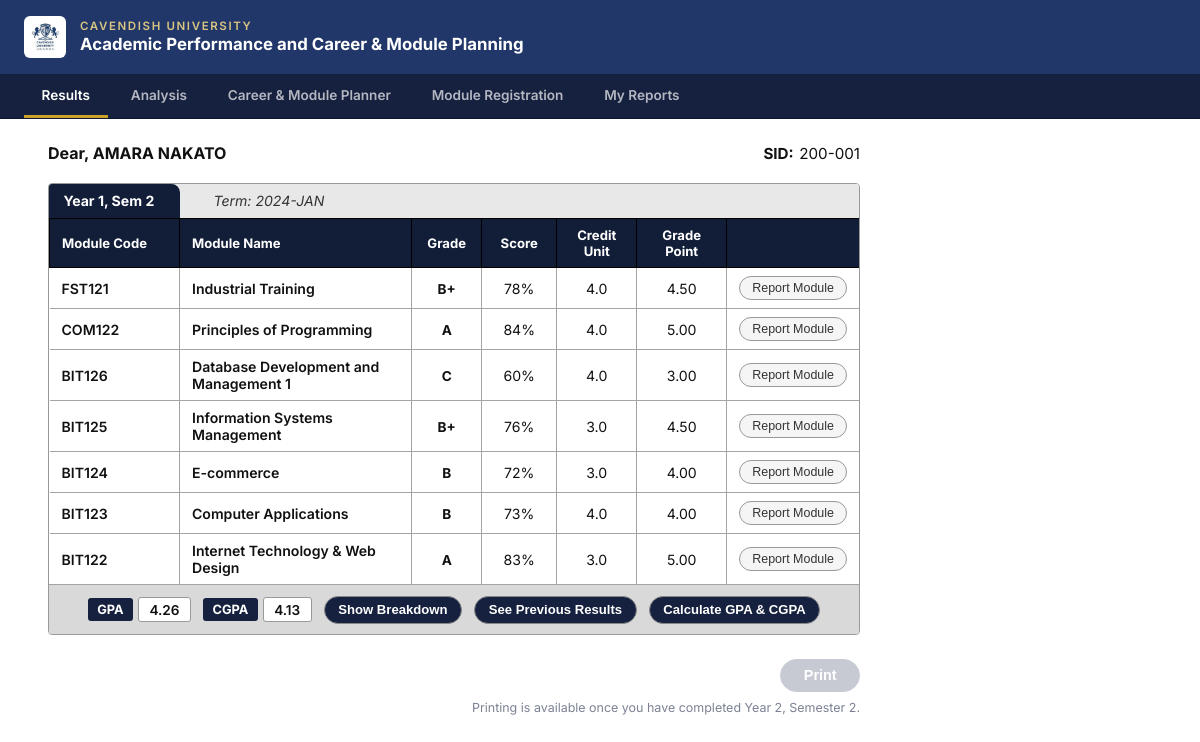
Page /ExamResultInterface.php (signed in) on the committed database.
### tables this page shows
CREATE TABLE IF NOT EXISTS `program_tb` (
  `ID` int NOT NULL,
  `program_code` varchar(10) NOT NULL,
  `program_name` varchar(150) NOT NULL,
  `program_dept` varchar(150) NOT NULL,
  `program_faculty` varchar(150) NOT NULL,
  `student_ID` varchar(10) NOT NULL,
  PRIMARY KEY (`program_code`),
  UNIQUE KEY `ID` (`ID`),
  UNIQUE KEY `student_ID` (`student_ID`)
);

CREATE TABLE IF NOT EXISTS `student_tb` (
  `ID` int NOT NULL AUTO_INCREMENT,
  `student_ID` varchar(10) NOT NULL,
  `student_name` varchar(100) NOT NULL,
  `student_email` varchar(50) NOT NULL,
  `student_password` varchar(255) NOT NULL,
  `program_code` varchar(10) NOT NULL,
  `gender` enum('M','F') NOT NULL,
  `nationality` varchar(100) NOT NULL,
  `date_of_birth` date NOT NULL,
  `intake_year` int NOT NULL,
  `intake_session` enum('JAN','MAY','AUG') NOT NULL,
  `mode_of_entry` enum('Direct','Transfer','Foundation','Mature','Diploma') NOT NULL,
  PRIMARY KEY (`ID`),
  UNIQUE KEY `student_ID` (`student_ID`)
);

CREATE TABLE IF NOT EXISTS `results_tb` (
  `ID` int NOT NULL AUTO_INCREMENT,
  `module_code` varchar(10) NOT NULL,
  `student_ID` varchar(10) NOT NULL,
  `year_no` int NOT NULL,
  `sem_no` int NOT NULL,
  `cat1_mk` int NOT NULL,
  `cat2_mk` int NOT NULL,
  `exam_mk` int NOT NULL,
  `grade_point` decimal(3,2) NOT NULL,
  `letter_grade` varchar(5) NOT NULL,
  `final_total` int NOT NULL,
  `status_retake_pass` varchar(20) NOT NULL,
  `created_at` timestamp NOT NULL,
  PRIMARY KEY (`ID`),
  UNIQUE KEY `uq_result_student_module` (`student_ID`,`module_code`),
  KEY `module_code` (`module_code`),
  KEY `student_ID` (`student_ID`),
  KEY `letter_grade` (`letter_grade`),
  KEY `grade_point_2` (`grade_point`)
);

CREATE TABLE IF NOT EXISTS `module_tb` (
  `ID` int NOT NULL,
  `module_code` varchar(10) NOT NULL,
  `module_name` varchar(250) NOT NULL,
  `year_no` int NOT NULL,
  `sem_no` int NOT NULL,
  `program_code` varchar(10) NOT NULL,
  `credit_unit` decimal(3,1) NOT NULL,
  PRIMARY KEY (`ID`),
  UNIQUE KEY `module_code_2` (`module_code`),
  KEY `module_code` (`module_code`),
  KEY `program_code` (`program_code`)
);

CREATE TABLE IF NOT EXISTS `gpa_tb` (
  `ID` int NOT NULL AUTO_INCREMENT,
  `student_ID` varchar(10) NOT NULL,
  `total_quality_points` decimal(8,2) NOT NULL,
  `total_credit_units` decimal(8,2) NOT NULL,
  `gpa_value` decimal(5,4) NOT NULL,
  `sem_no` int NOT NULL,
  PRIMARY KEY (`ID`),
  UNIQUE KEY `uq_gpa_student_sem` (`student_ID`,`sem_no`),
  KEY `student_ID` (`student_ID`)
);

CREATE TABLE IF NOT EXISTS `cgpa_tb` (
  `ID` int NOT NULL AUTO_INCREMENT,
  `student_ID` varchar(10) NOT NULL,
  `sem_no` int NOT NULL,
  `year_no` int NOT NULL,
  `total_quality_points` decimal(8,2) NOT NULL,
  `total_credit_units` decimal(8,2) NOT NULL,
  `cgpa_value` decimal(5,4) NOT NULL,
  PRIMARY KEY (`ID`),
  UNIQUE KEY `uq_cgpa_student_sem_year` (`student_ID`,`sem_no`,`year_no`),
  KEY `student_ID` (`student_ID`)
);

### ExamResultInterface.php (the view, shortened to what this page needs)
<?php
$db_host = "127.0.0.1";
$db_port = "3306";
$db_name = "apaagps_db";
$db_user = "root";
$db_pass = "";
try {
    $dsn = "mysql:host={$db_host};port={$db_port};dbname={$db_name};charset=utf8mb4";
    $pdo = new PDO($dsn, $db_user, $db_pass, [
        PDO::ATTR_ERRMODE            => PDO::ERRMODE_EXCEPTION,
        PDO::ATTR_DEFAULT_FETCH_MODE => PDO::FETCH_ASSOC,
        PDO::ATTR_EMULATE_PREPARES   => false,
    ]);
} catch (PDOException $e) {
    die("Database connection failed: " . $e->getMessage());
}
$stmtS = $pdo->prepare("
    SELECT s.student_ID, s.student_name, s.program_code,
           p.program_name, p.program_faculty
    FROM   student_tb s
    JOIN   program_tb p ON s.program_code = p.program_code
    WHERE  s.student_ID = ?
    LIMIT  1
");
$stmtS->execute([$_SESSION["student_ID"]]);
$student = $stmtS->fetch();
$stmtR = $pdo->prepare("
    SELECT r.year_no,
           r.sem_no,
           r.module_code,
           m.module_name,
           m.credit_unit,
           r.cat1_mk,
           r.cat2_mk,
           r.exam_mk,
           r.final_total,
           r.letter_grade,
           r.grade_point,
           r.status_retake_pass,
           (s.intake_year + IFNULL(t.year_offset, 0)) AS calendar_year,
           IFNULL(t.term_month, '—') AS calendar_month
    FROM   results_tb r
    JOIN   module_tb  m ON r.module_code = m.module_code
    JOIN   student_tb s ON r.student_ID = s.student_ID
    LEFT JOIN term_mapping_tb t ON s.intake_session = t.intake_session
                               AND r.year_no = t.year_no
                               AND r.sem_no = t.sem_no
    WHERE  r.student_ID = ?
    ORDER  BY r.year_no DESC, r.sem_no DESC
");
$stmtR->execute([$student["student_ID"]]);
$allResults = $stmtR->fetchAll();
$stmtG = $pdo->prepare("
    SELECT sem_no, gpa_value, total_quality_points, total_credit_units
    FROM   gpa_tb
    WHERE  student_ID = ?
    ORDER  BY sem_no DESC
");
$stmtG->execute([$student["student_ID"]]);
$gpaMap = [];
foreach ($stmtG->fetchAll() as $g) {
    $gpaMap[(int)$g["sem_no"]] = $g;
}
$stmtC = $pdo->prepare("
    SELECT year_no, sem_no, cgpa_value, total_quality_points, total_credit_units
    FROM   cgpa_tb
    WHERE  student_ID = ?
    ORDER  BY year_no ASC, sem_no ASC
");
$stmtC->execute([$student["student_ID"]]);
$cgpaMap = [];
foreach ($stmtC->fetchAll() as $c) {
    $cgpaMap["{$c['year_no']}-{$c['sem_no']}"] = $c;
}
$grouped = [];
foreach ($allResults as $row) {
    $grouped[$row["year_no"]][$row["sem_no"]][] = $row;
}
$latestYear = null; $latestSem = null;
$latestRows = [];
$previousBlocks = [];
$firstBlock = true;
foreach ($grouped as $year => $sems) {
    foreach ($sems as $sem => $rows) {
        if ($firstBlock) {
            $latestYear = $year;
            $latestSem  = $sem;
            $latestRows = $rows;
            $firstBlock = false;
        } else {
            $previousBlocks[] = ["year" => $year, "sem" => $sem, "rows" => $rows];
        }
    }
}
function pillClass(?string $g): string {
    return match(true) {
        $g === 'A'               => 'pill-a',
        str_starts_with($g, 'B') => 'pill-b',
        str_starts_with($g, 'C') => 'pill-c',
        str_starts_with($g, 'D') => 'pill-d',
        default                  => 'pill-f',
    };
}
function fmtScore($v): string  { return ($v === null || $v === '') ? '—' : (int)$v . '%'; }
function fmtPoint($v): string  { return ($v === null || $v === '') ? '—' : htmlspecialchars((string)$v); }
function semComplete(array $rows): bool {
    return true;
}
$canPrint = false;
?>
<!DOCTYPE html>
<html lang="en">
<head>
</head>
<body>
<header class="site-header">
    <img class="crest" src="images/cu_logo.jpg" alt="Cavendish University crest">
    <div class="header-text">
        <span class="uni-name">Cavendish University</span>
        <span class="portal-title">Academic Performance and Career & Module Planning</span>
    </div>
</header>
<nav class="tab-nav">
    <span class="tab-btn active">Results</span>
    <a class="tab-btn" href="AnalysisResultInterface.php">Analysis</a>
    <a class="tab-btn" href="GoalPlanning.php">Career & Module Planner</a>
    <a class="tab-btn" href="ModuleRegistration.php">Module Registration</a>
    <a class="tab-btn" href="MyReportsStatus.php">My Reports</a>
</nav>
<main class="page-wrap">
    <div class="student-row">
        <div class="student-name">
            Dear, <?= htmlspecialchars(strtoupper($student["student_name"])) ?>
        </div>
        <div class="student-sid">
            <strong>SID:</strong><?= htmlspecialchars($student["student_ID"]) ?>
        </div>
    </div>
    <?php if ($latestRows): ?>
    <div class="sem-block" id="latest-block">
        <div class="sem-table-wrap">
            <div class="sem-header">
                <div class="sem-label">Year <?= (int)$latestYear ?>, Sem <?= (int)$latestSem ?></div>
                <div class="sem-term">Term: <?= htmlspecialchars($latestRows[0]['calendar_year'] . '-' . $latestRows[0]['calendar_month']) ?></div>
            </div>
            <table>
                <thead>
                    <tr>
                        <th style="width:130px">Module Code</th>
                        <th>Module Name</th>
                        <th style="width:70px">Grade</th>
                        <th style="width:75px">Score</th>
                        <th style="width:80px">Credit Unit</th>
                        <th style="width:90px">Grade Point</th>
                        <th style="width:130px"></th>
                    </tr>
                </thead>
                <tbody>
                    <?php foreach ($latestRows as $r): ?>
                    <tr>
                        <td><?= htmlspecialchars($r["module_code"]) ?></td>
                        <td><?= htmlspecialchars($r["module_name"]) ?></td>
                        <td>
                            <?php if ($r['letter_grade'] !== null && $r['letter_grade'] !== ''): ?>
                                <span class="pill <?= pillClass($r['letter_grade']) ?>">
                                    <?= htmlspecialchars($r["letter_grade"]) ?>
                                </span>
                            <?php else: ?>—<?php endif; ?>
                        </td>
                        <td><?= fmtScore($r["final_total"]) ?></td>
                        <td><?= htmlspecialchars($r["credit_unit"]) ?></td>
                        <td><?= fmtPoint($r["grade_point"]) ?></td>
                        <td>
                            <button class="btn-report"
                                onclick="reportModule('<?= htmlspecialchars($r['module_code']) ?>', '<?= htmlspecialchars(addslashes($r['module_name'])) ?>')">
                                Report Module
                            </button>
                        </td>
                    </tr>
                    <?php endforeach; ?>
                </tbody>
            </table>
            <?php
                $latestComplete = semComplete($latestRows);
                $latestKey      = "{$latestYear}-{$latestSem}";
                $latestCgpa     = $cgpaMap[$latestKey] ?? null;
            ?>
            <div class="sem-footer">
                <div class="gpa-group">
                    <span class="badge-label">GPA</span>
                    <span class="badge-value">
                        <?= ($latestComplete && isset($gpaMap[(int)$latestSem]))
                            ? number_format($gpaMap[(int)$latestSem]["gpa_value"], 2)
                            : '—' ?>
                    </span>
                </div>
                <?php if (!((int)$latestYear === 1 && (int)$latestSem === 1)) : ?>
                <div class="gpa-group">
                    <span class="badge-label">CGPA</span>
                    <span class="badge-value">
                        <?= ($latestComplete && $latestCgpa)
                            ? number_format($latestCgpa["cgpa_value"], 2) : '—' ?>
                    </span>
                </div>
                <?php endif; ?>
                <button class="btn-action" id="btn-breakdown"
                        onclick="toggleBreakdown()">Show Breakdown</button>
                <?php if (!empty($previousBlocks)): ?>
                <button class="btn-action" id="btn-prev"
                        onclick="togglePrevious()">See Previous Results</button>
                <?php endif; ?>
                <button class="btn-action"
                        onclick="window.location.href='CalculateGPA.php'">
                    Calculate GPA &amp; CGPA
                </button>
            </div>
        </div>
    </div><?php else: ?>
        <p class="empty">No exam results found for your account yet.</p>
    <?php endif; ?>
    <div class="print-row">
        <?php if ($canPrint): ?>
            <button class="btn-print" onclick="window.open('PrintStatement.php', '_blank')">Print</button>
        <?php else: ?>
            <button class="btn-print" disabled>Print</button>
            <p class="print-lock-note">
                Printing is available once you have completed Year 2, Semester 2.
            </p>
        <?php endif; ?>
    </div>
</main>
</body>
</html>

### ExamResultInterface.php (style rules this page uses)
*, *::before, *::after { box-sizing: border-box; margin: 0; padding: 0; }
body { font-family: 'Inter', sans-serif; font-size: 14px; color: #111; background: #fff; }
.site-header { display: flex; align-items: center; gap: 0.9rem; padding: 1rem 1.5rem; background: #213769; border-bottom: 1px solid #16213f; }
.site-header .crest { width: 2.6rem; height: 2.6rem; object-fit: contain; flex: 0 0 auto; background: #fff; border-radius: 6px; padding: 2px; }
.header-text { display: flex; flex-direction: column; line-height: 1.25; }
.site-header .uni-name { font-weight: 600; font-size: 0.72rem; letter-spacing: .14em; text-transform: uppercase; color: #d9c581; }
.site-header .portal-title { font-weight: 700; font-size: 1.05rem; color: #fff; }
.tab-nav { display: flex; gap: 0.35rem; padding: 0 1.5rem; background: #16213f; border-bottom: 1px solid #0d1730; }
.tab-btn { padding: .8rem 1.1rem .7rem; border: none; background: transparent; font-size: .85rem; font-weight: 600; cursor: pointer; color: rgba(255,255,255,0.68); text-decoration: none; border-bottom: 3px solid transparent; transition: color .15s, border-color .15s, background .15s; }
.tab-btn.active { color: #fff; border-bottom-color: #c9a227; }
.page-wrap { max-width: 860px; margin: 1.5rem; padding: 0 1.5rem; }
.student-row { display: flex; justify-content: space-between; align-items: baseline; margin-bottom: 1.25rem; }
.student-name { font-size: 1rem; font-weight: 700; }
.student-sid { font-size: .95rem; font-weight: 400; }
.student-sid strong { font-weight: 700; margin-right: .35rem; }
.sem-block { margin-bottom: 1.5rem; }
.sem-table-wrap { border: 1px solid #999; border-radius: 4px; overflow: hidden; }
.sem-header { display: grid; grid-template-columns: 150px 1fr; background: #e8e8e8; }
.sem-label { background: #121e38; color: #fff; font-weight: 700; font-size: .88rem; padding: .55rem .9rem; border-top-right-radius: 0.6em; width: 9.3em; }
.sem-term { font-style: italic; font-size: .88rem; color: #333; padding: .55rem .9rem; background: #e8e8e8; }
table { width: 100%; border-collapse: collapse; }
thead th { background: #121e38; color: white; font-weight: 700; font-size: .82rem; padding: .5rem .75rem; text-align: center; border: 1px solid #000; }
thead th:first-child { text-align: left; }
thead th:nth-child(2) { text-align: left; }
thead th:last-child { border-right: none; }
tbody td { background: #fff; padding: .5rem .75rem; border-bottom: 1px solid #a5a5a5; border-right: 1px solid #a5a5a5; text-align: center; font-size: .88rem; }
tbody td:first-child { text-align: left; font-weight: 600; }
tbody td:nth-child(2) { text-align: left; font-weight: 600; }
tbody td:last-child { border-right: none; }
tbody tr:last-child td { border-bottom: none; }
.pill { display: inline-block; font-weight: 700; font-size: .85rem; min-width: 28px; text-align: center; }
.btn-report { display: inline-block; padding: .25rem .75rem; border: 1px solid #999; border-radius: 20px; font-size: .78rem; background: #f5f5f5; color: #333; cursor: pointer; white-space: nowrap; transition: background .15s; }
.sem-footer { background: #d9d9d9; padding: .65rem 1rem; display: flex; align-items: center; justify-content: center; flex-wrap: wrap; gap: .75rem; border-top: 1px solid #a5a5a5; }
.gpa-group { display: flex; align-items: center; gap: .3rem; }
.badge-label { background: #16213f; color: #fff; font-weight: 700; font-size: .8rem; padding: .25rem .6rem; border-radius: 3px; }
.badge-value { border: 1px solid #999; background: #fff; font-size: .85rem; font-weight: 600; padding: .22rem .65rem; border-radius: 3px; min-width: 42px; text-align: center; }
.btn-action { padding: .35rem .85rem; border: 1px solid #888; border-radius: 20px; background: #16213f; font-size: .82rem; font-weight: 600; cursor: pointer; color: #fff; transition: background .15s; }
.print-row { display: flex; flex-direction: column; align-items: flex-end; gap: .5rem; margin-top: 1.5rem; padding-bottom: 2rem; }
.btn-print { padding: .45rem 1.4rem; border: 1px solid; border-radius: 20px; background: #16213f; font-size: .9rem; font-weight: 600; cursor: pointer; color: #fff; }
.btn-print:disabled { background: #b0b5c0; border-color: #b0b5c0; cursor: not-allowed; opacity: .7; }
.print-lock-note { font-size: .78rem; color: #7b8294; text-align: right; }

### rows in the picture
program_tb: student_tb.student_name "AMARA NAKATO", student_tb.student_ID "200-001"
results_tb: module_code "FST121", module_tb.module_name "Industrial Training", letter_grade "B+", final_total "78%", module_tb.credit_unit "4.0", grade_point "4.50"
results_tb: module_code "COM122", module_tb.module_name "Principles of Programming", letter_grade "A", final_total "84%", module_tb.credit_unit "4.0", grade_point "5.00"
results_tb: module_code "BIT126", module_tb.module_name "Database Development and Management 1", letter_grade "C", final_total "60%", module_tb.credit_unit "4.0", grade_point "3.00"
results_tb: module_code "BIT125", module_tb.module_name "Information Systems Management", letter_grade "B+", final_total "76%", module_tb.credit_unit "3.0", grade_point "4.50"
results_tb: module_code "BIT124", module_tb.module_name "E-commerce", letter_grade "B", final_total "72%", module_tb.credit_unit "3.0", grade_point "4.00"
results_tb: module_code "BIT123", module_tb.module_name "Computer Applications", letter_grade "B", final_total "73%", module_tb.credit_unit "4.0", grade_point "4.00"
results_tb: module_code "BIT122", module_tb.module_name "Internet Technology & Web Design", letter_grade "A", final_total "83%", module_tb.credit_unit "3.0", grade_point "5.00"
gpa_tb: gpa_value "4.26"
cgpa_tb: cgpa_value "4.13"

### other values in the picture
$latestYear "1"
$latestSem "2"
